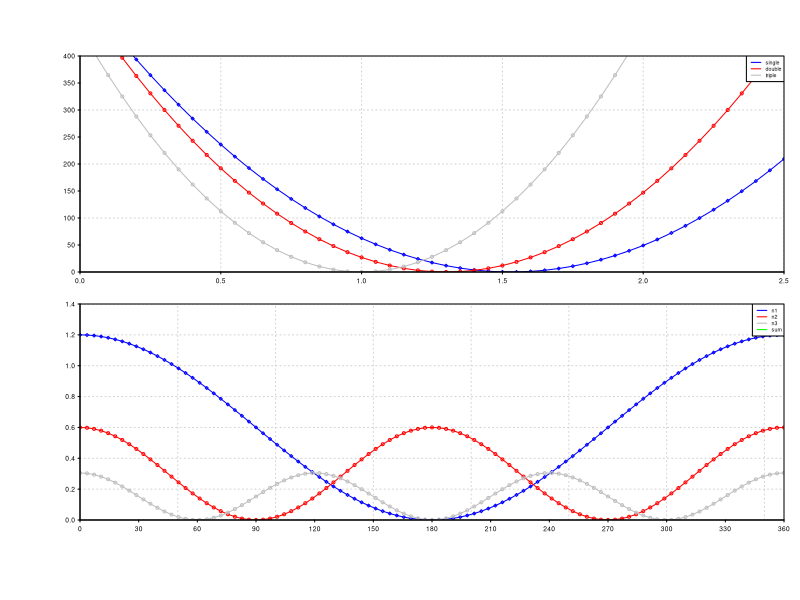

Reproduce this figure in R.
################################################################################
# Written by: Mauricio Esguerra
# Date: November 26, 2013
# Stockholm and Uppsala, Sweden
#
# The following is an exercise on reproducing step by step the elements which
# compose the CHARMM force-field. The energy expressions are very simple and
# could be written in a few lines of code, but the intention of this R
# workbook is to make it very context rich, including step by step and even
# redundant information.
#
# In CHARMM there are various parameter files containing the force constants and
# equilibrium values for bonds, angles, and dihedrals. For this example we are
# going to use the values found in the parameter file par_all36_prot.prm and 
# toppar_all36_prot_fluoro_alkanes.str. Relevant lines are extracted in the 
# following text.
#
# We have selected ethane as a test molecule.
# The cartoon corresponding to the topology of ethane is:
#
#    HA3        HA3
#      \       /
#   HA3-CT3---CT3-HA3
#      /       \
#    HA3        HA3
#
#Resi ETHA  0.0 ! ethane
#Group 
#Atom h13 ha3   0.09
#Atom c1  ct3  -0.27
#Atom c2  ct3  -0.27
#Atom h21 ha3   0.09
#Atom h22 ha3   0.09
#Atom h23 ha3   0.09
#Atom h11 ha3   0.09
#Atom h12 ha3   0.09
#Bond c1 h11  c1 h12   c1 h13
#Bond c1 c2
#Bond c2 h21  c2 h22   c2 h23
#ic h21 c2 c1  h13  0.00 0.00  180.0 0.0  0.0
#ic h22 c2 c1  h13  0.00 0.00   60.0 0.0  0.0
#ic h23 c2 c1  h13  0.00 0.00  -60.0 0.0  0.0
#ic h11 c1 c2  h21  0.00 0.00   60.0 0.0  0.0
#ic h12 c1 c2  h21  0.00 0.00  -60.0 0.0  0.0
#ic c1  c2 h21 h22  0.00 0.00    0.0 0.0  0.0
#patc firs none last none
#
#
# MASS    45 HA3    1.00800 ! alkane, CH3, new LJ params (see toppar_all22_prot_aliphatic_c27.str)
# MASS    52 CT3   12.01100 ! aliphatic sp3 C for CH3
# CT3  CT3   222.500     1.5300 ! ALLOW   ALI
#                ! alkane update, adm jr., 3/2/92
# HA3  CT3   322.000     1.1110 ! ALLOW   ALI
# ! alkane update, adm jr., 3/2/92
#
# DIHEDRALS
# !
# !V(dihedral) = Kchi(1 + cos(n(chi) - delta))
# !
# !Kchi: kcal/mole
# !n: multiplicity
# !delta: degrees
# !
# !atom types             Kchi    n   delta
# HA3  CT3  CT3   37.500    110.10   22.53   2.17900 ! ALLOW   ALI
# ! alkane update, adm jr., 3/2/92
# HA3  CT3  HA3   35.500    108.40    5.40   1.80200 ! ALLOW   ALI
# ! alkane update, adm jr., 3/2/92
# X    CT3  CT3  X        0.1525  3     0.00 ! ALLOW   ALI
# ! alkane, 4/98, yin and mackerell
# 
# !V(Lennard-Jones) = Eps,i,j[(Rmin,i,j/ri,j)**12 - 2(Rmin,i,j/ri,j)**6]
# !
# !epsilon: kcal/mole, Eps,i,j = sqrt(eps,i * eps,j)
# !Rmin/2: A, Rmin,i,j = Rmin/2,i + Rmin/2,j
# !
# !atom  ignored    epsilon      Rmin/2   ignored   eps,1-4       Rmin/2,1-4
# !
# !carbons
# CT3      0.0       -0.0780    2.040 0.0 -0.01 1.9 ! alkane, 4/98, yin, adm jr.
# !hydrogens
# HA     0.000000  -0.022000     1.320000 ! ALLOW PEP ALI POL SUL ARO PRO ALC
# ! methane/ethane a.i. and ethane pure solvent, adm jr, 2/3/92
################################################################################





################################################################################
# BONDED (INTRAMOLECULAR) INTERACTIONS
################################################################################
################################################################################
# BONDS AS HARMONIC POTENTIALS
################################################################################
#Force constants for carbon single, double, and triple bonds
k1=222.50; k2=300; k3=450

#Equilibrium distances for carbon single, double, and triple bonds in Ångstrom
b1=1.5300; b2=1.3; b3=1.0

#Sampled variable
#b=runif(100, 0.5, 2.5)
b=seq(0.0, 2.5, ((2.5-0.0)/50))

#Harmonic Potential function
vbond1 <- k1*(b-b1)^2
vbond2 <- k2*(b-b2)^2
vbond3 <- k3*(b-b3)^2

################################################################################
# ANGLES AS HARMONIC POTENTIALS
################################################################################
#Force constants for carbon-carbon-carbon carbon-carbon-hydrogen
#k1=50; k2=100; k3=200

#Equilibrium angles
#b1=pi/2; b2=pi/3; b3=pi/4

#Sampled variable
#b=runif(100, 0.5, 2.5)
#b=seq(0.0, pi, ((pi-0.0)/50))

#Harmonic Potential function
#vangle1 <- k1*(b-b1)^2
#vangle2 <- k2*(b-b2)^2
#vangle3 <- k3*(b-b3)^2



################################################################################
# DIHEDRAL ANGLES AS COSINES OR FOURIER SERIES
################################################################################

k3=0.1525; k2=0.3; k1=0.6 # k=Vo/2, so the barrier for rotation is Vo.
n3=3; n2=2; n1=1    # number of barriers or minima.
delta=0
phi=seq(0, 2*pi, ((2*pi)/100))

#angles are given in radians so have to convert on ploting to degrees.
vdihe1 <- k1*(1+(cos(n1*phi-delta)))
vdihe2 <- k2*(1+(cos(n2*phi-delta)))
vdihe3 <- k3*(1+(cos(n3*phi-delta)))

vdihet <- vdihe1+vdihe2+vdihe3


################################################################################
# NON-BONDED (INTERMOLECULAR) INTERACTIONS
################################################################################









################################################################################
# POTENTIAL PLOTS
################################################################################
#pdf(file="charmm_potential.pdf",family="Helvetica", width=6,height=10)                           
par(mfcol=c(2,1))                                                                               
par(cex=0.4)                                                                                    
par(mar=c(4, 4, 0, 0), oma=c(6,6,7,2))                                                          
par(tcl=-0.25)                                                                                  
par(mgp=c(2,0.6,0)) 

xlim=range(0.0, 2.5) 
ylim=range(0,400)
plot(b, vbond1, pch=23, type="o", col="blue", cex=0.8,
     xlab = " ", main="", xlim = xlim, ylim = ylim, ylab= " ",
     panel.first = grid(), axes=FALSE, xaxs="i", yaxs="i")
lines(b, vbond2, col="red",type="o")
lines(b, vbond3, col="gray",type="o")
axis(1, cex.axis=1.0, at=seq(0, 2.5,0.5))
axis(2, cex.axis=1.0, at=seq(0, 400,50),las=1) 
box(which="plot",col="black")
legend("topright",col=c("blue","red","gray"),lty=1,legend=c("single","double","triple"), cex=0.8)


xlim=range(0, 360) 
ylim=range(0,1.4)
plot(phi*(360/(2*pi)), vdihe1, pch=23, type="o", col="blue", cex=0.8,
     xlab = " ", main="", xlim = xlim, ylim = ylim, ylab= " ",
     panel.first = grid(), axes=FALSE, xaxs="i", yaxs="i")
lines(phi*(360/(2*pi)), vdihe2, col="red",type="o")
lines(phi*(360/(2*pi)), vdihe3, col="gray",type="o")
#lines(phi*(360/(2*pi)), vdihet, col="green",type="o")
axis(1, cex.axis=1.0, at=seq(0, 360,30))
axis(2, cex.axis=1.0, at=seq(0, 2,0.2),las=1) 
box(which="plot",col="black")
legend("topright",col=c("blue","red","gray","green"),lty=1,legend=c("n1","n2","n3","sum"), cex=0.8)

#dev.off()